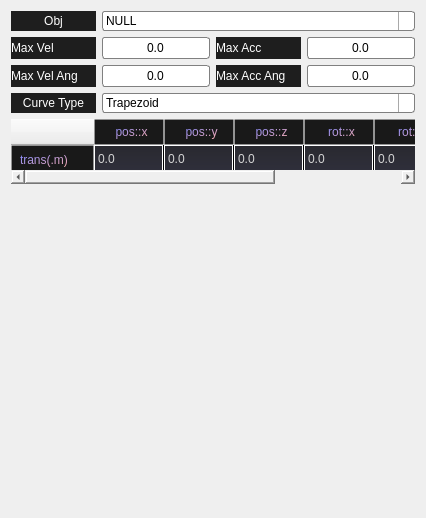
     <widget class="QWidget" name="line_page">
      <layout class="QVBoxLayout" name="verticalLayout_3">
       <item>
        <layout class="QHBoxLayout" name="line_obj_layout">
         <item>
          <widget class="QLabel" name="line_obj_text">
           <property name="sizePolicy">
            <sizepolicy hsizetype="Fixed" vsizetype="Preferred">
             <horstretch>0</horstretch>
             <verstretch>0</verstretch>
            </sizepolicy>
           </property>
           <property name="minimumSize">
            <size>
             <width>85</width>
             <height>0</height>
            </size>
           </property>
           <property name="maximumSize">
            <size>
             <width>75</width>
             <height>16777215</height>
            </size>
           </property>
           <property name="styleSheet">
            <string notr="true">QLabel{
	color:white;
	font: 12pt &quot;Sitka&quot;;
	background-color: rgb(30, 30, 30);
	border: none;
    border-radius: 0px;
}
</string>
           </property>
           <property name="text">
            <string>Obj</string>
           </property>
           <property name="textFormat">
            <enum>Qt::AutoText</enum>
           </property>
           <property name="scaledContents">
            <bool>false</bool>
           </property>
           <property name="alignment">
            <set>Qt::AlignCenter</set>
           </property>
           <property name="wordWrap">
            <bool>true</bool>
           </property>
           <property name="margin">
            <number>0</number>
           </property>
           <property name="indent">
            <number>-1</number>
           </property>
          </widget>
         </item>
         <item>
          <widget class="QComboBox" name="line_obj_combo">
           <property name="sizePolicy">
            <sizepolicy hsizetype="Expanding" vsizetype="Fixed">
             <horstretch>0</horstretch>
             <verstretch>0</verstretch>
            </sizepolicy>
           </property>
           <property name="minimumSize">
            <size>
             <width>113</width>
             <height>0</height>
            </size>
           </property>
           <property name="styleSheet">
            <string notr="true">
QComboBox {
	font: 9pt &quot;Microsoft YaHei UI&quot;;
	color: black;
    border: 1px solid gray;
    border-radius: 3px;
    padding: 1px 18px 1px 3px;
    min-width: 6em;
}

QComboBox:editable {
    background: white;
	
}

QComboBox:!editable, QComboBox::drop-down:editable {  
     background: qlineargradient(x1: 0, y1: 0, x2: 0, y2: 1,
                                 stop: 0 #E1E1E1, stop: 0.4 #DDDDDD,
                                 stop: 0.5 #D8D8D8, stop: 1.0 #D3D3D3);
}

/* QComboBox gets the &quot;on&quot; state when the popup is open */
QComboBox:!editable:on, QComboBox::drop-down:editable:on {
    background: qlineargradient(x1: 0, y1: 0, x2: 0, y2: 1,
                                stop: 0 #D3D3D3, stop: 0.4 #D8D8D8,
                                stop: 0.5 #DDDDDD, stop: 1.0 #E1E1E1);
}

QComboBox:on { /* shift the text when the popup opens */
    padding-top: 3px;
    padding-left: 4px;
}

QComboBox::drop-down {
    subcontrol-origin: padding;
    subcontrol-position: top right;
    width: 15px;

    border-left-width: 1px;
    border-left-color: darkgray;
    border-left-style: solid;			 /* just a single line */
    border-top-right-radius:3px;	 /* same radius as the QComboBox */
    border-bottom-right-radius: 3px;
}

QComboBox::down-arrow {
   image:url(:/16x16/downarrow16x16.png)
}

QComboBox::down-arrow:on { /* shift the arrow when popup is open */
    top: 1px;
    left: 1px;
}

QComboBox QAbstractItemView {
	 border-radius: 3px;
	 background: qlineargradient(x1: 0, y1: 0, x2: 0, y2: 1,
                                 stop: 0 #E1E1E1, stop: 0.4 #DDDDDD,
                                 stop: 0.5 #D8D8D8, stop: 1.0 #D3D3D3);
    border: 1px solid darkgray;
    selection-background-color: lightgray;
}</string>
           </property>
           <item>
            <property name="text">
             <string>NULL</string>
            </property>
           </item>
           <item>
            <property name="text">
             <string>Left</string>
            </property>
           </item>
           <item>
            <property name="text">
             <string>Right</string>
            </property>
           </item>
          </widget>
         </item>
        </layout>
       </item>
       <item>
        <layout class="QHBoxLayout" name="line_val_config_layout">
         <item>
          <layout class="QHBoxLayout" name="line_vel_layout">
           <item>
            <widget class="QLabel" name="line_vel_text">
             <property name="minimumSize">
              <size>
               <width>85</width>
               <height>0</height>
              </size>
             </property>
             <property name="sizeIncrement">
              <size>
               <width>75</width>
               <height>0</height>
              </size>
             </property>
             <property name="styleSheet">
              <string notr="true">QLabel{
	color:white;
	font: 12pt &quot;Sitka&quot;;
	background-color: rgb(30, 30, 30);
	border: none;
    border-radius: 0px;
}
</string>
             </property>
             <property name="text">
              <string>Max Vel</string>
             </property>
            </widget>
           </item>
           <item>
            <widget class="QLineEdit" name="line_vel_val">
             <property name="minimumSize">
              <size>
               <width>0</width>
               <height>22</height>
              </size>
             </property>
             <property name="styleSheet">
              <string notr="true">QLineEdit{
font:  9pt &quot;Cascadia Code&quot;;
color: black;
background: qlineargradient(x1: 0, y1: 0, x2: 0, y2: 1,
                                 stop: 0 #E1E1E1, stop: 0.4 #DDDDDD,
                                 stop: 0.5 #D8D8D8, stop: 1.0 #D3D3D3);
border: 1px solid gray;
border-radius: 3px;
}</string>
             </property>
             <property name="text">
              <string>0.0</string>
             </property>
             <property name="alignment">
              <set>Qt::AlignCenter</set>
             </property>
            </widget>
           </item>
          </layout>
         </item>
         <item>
          <layout class="QHBoxLayout" name="line_acc_layout">
           <item>
            <widget class="QLabel" name="line_acc_text">
             <property name="minimumSize">
              <size>
               <width>85</width>
               <height>0</height>
              </size>
             </property>
             <property name="sizeIncrement">
              <size>
               <width>75</width>
               <height>0</height>
              </size>
             </property>
             <property name="styleSheet">
              <string notr="true">QLabel{
	color:white;
	font: 12pt &quot;Sitka&quot;;
	background-color: rgb(30, 30, 30);
	border: none;
    border-radius: 0px;
}
</string>
             </property>
             <property name="text">
              <string>Max Acc</string>
             </property>
            </widget>
           </item>
           <item>
            <widget class="QLineEdit" name="line_acc_val">
             <property name="minimumSize">
              <size>
               <width>0</width>
               <height>22</height>
              </size>
             </property>
             <property name="styleSheet">
              <string notr="true">QLineEdit{
font:  9pt &quot;Cascadia Code&quot;;
color: black;
background: qlineargradient(x1: 0, y1: 0, x2: 0, y2: 1,
                                 stop: 0 #E1E1E1, stop: 0.4 #DDDDDD,
                                 stop: 0.5 #D8D8D8, stop: 1.0 #D3D3D3);
border: 1px solid gray;
border-radius: 3px;
}</string>
             </property>
             <property name="text">
              <string>0.0</string>
             </property>
             <property name="alignment">
              <set>Qt::AlignCenter</set>
             </property>
            </widget>
           </item>
          </layout>
         </item>
        </layout>
       </item>
       <item>
        <layout class="QHBoxLayout" name="line_ang_config_layout">
         <item>
          <layout class="QHBoxLayout" name="line_ang_vel">
           <item>
            <widget class="QLabel" name="line_ang_vel_text">
             <property name="minimumSize">
              <size>
               <width>85</width>
               <height>0</height>
              </size>
             </property>
             <property name="sizeIncrement">
              <size>
               <width>75</width>
               <height>0</height>
              </size>
             </property>
             <property name="styleSheet">
              <string notr="true">QLabel{
	color:white;
	font: 12pt &quot;Sitka&quot;;
	background-color: rgb(30, 30, 30);
	border: none;
    border-radius: 0px;
}
</string>
             </property>
             <property name="text">
              <string>Max Vel Ang</string>
             </property>
            </widget>
           </item>
           <item>
            <widget class="QLineEdit" name="line_ang_vel_val">
             <property name="minimumSize">
              <size>
               <width>0</width>
               <height>22</height>
              </size>
             </property>
             <property name="styleSheet">
              <string notr="true">QLineEdit{
font:  9pt &quot;Cascadia Code&quot;;
color: black;
background: qlineargradient(x1: 0, y1: 0, x2: 0, y2: 1,
                                 stop: 0 #E1E1E1, stop: 0.4 #DDDDDD,
                                 stop: 0.5 #D8D8D8, stop: 1.0 #D3D3D3);
border: 1px solid gray;
border-radius: 3px;
}</string>
             </property>
             <property name="text">
              <string>0.0</string>
             </property>
             <property name="alignment">
              <set>Qt::AlignCenter</set>
             </property>
            </widget>
           </item>
          </layout>
         </item>
         <item>
          <layout class="QHBoxLayout" name="line_ang_acc">
           <item>
            <widget class="QLabel" name="line_ang_acc_text">
             <property name="minimumSize">
              <size>
               <width>85</width>
               <height>0</height>
              </size>
             </property>
             <property name="sizeIncrement">
              <size>
               <width>75</width>
               <height>0</height>
              </size>
             </property>
             <property name="styleSheet">
              <string notr="true">QLabel{
	color:white;
	font: 12pt &quot;Sitka&quot;;
	background-color: rgb(30, 30, 30);
	border: none;
    border-radius: 0px;
}
</string>
             </property>
             <property name="text">
              <string>Max Acc Ang</string>
             </property>
            </widget>
           </item>
           <item>
            <widget class="QLineEdit" name="line_ang_acc_val">
             <property name="minimumSize">
              <size>
               <width>0</width>
               <height>22</height>
              </size>
             </property>
             <property name="styleSheet">
              <string notr="true">QLineEdit{
font:  9pt &quot;Cascadia Code&quot;;
color: black;
background: qlineargradient(x1: 0, y1: 0, x2: 0, y2: 1,
                                 stop: 0 #E1E1E1, stop: 0.4 #DDDDDD,
                                 stop: 0.5 #D8D8D8, stop: 1.0 #D3D3D3);
border: 1px solid gray;
border-radius: 3px;
}</string>
             </property>
             <property name="text">
              <string>0.0</string>
             </property>
             <property name="alignment">
              <set>Qt::AlignCenter</set>
             </property>
            </widget>
           </item>
          </layout>
         </item>
        </layout>
       </item>
       <item>
        <layout class="QHBoxLayout" name="line_curve_layout">
         <item>
          <widget class="QLabel" name="line_curve_text">
           <property name="sizePolicy">
            <sizepolicy hsizetype="Fixed" vsizetype="Preferred">
             <horstretch>0</horstretch>
             <verstretch>0</verstretch>
            </sizepolicy>
           </property>
           <property name="minimumSize">
            <size>
             <width>85</width>
             <height>0</height>
            </size>
           </property>
           <property name="maximumSize">
            <size>
             <width>75</width>
             <height>16777215</height>
            </size>
           </property>
           <property name="styleSheet">
            <string notr="true">QLabel{
	color:white;
	font: 12pt &quot;Sitka&quot;;
	background-color: rgb(30, 30, 30);
	border: none;
    border-radius: 0px;
}
</string>
           </property>
           <property name="text">
            <string>Curve Type</string>
           </property>
           <property name="textFormat">
            <enum>Qt::AutoText</enum>
           </property>
           <property name="scaledContents">
            <bool>false</bool>
           </property>
           <property name="alignment">
            <set>Qt::AlignCenter</set>
           </property>
           <property name="wordWrap">
            <bool>true</bool>
           </property>
           <property name="margin">
            <number>0</number>
           </property>
           <property name="indent">
            <number>-1</number>
           </property>
          </widget>
         </item>
         <item>
          <widget class="QComboBox" name="line_curve_combo">
           <property name="sizePolicy">
            <sizepolicy hsizetype="Expanding" vsizetype="Fixed">
             <horstretch>0</horstretch>
             <verstretch>0</verstretch>
            </sizepolicy>
           </property>
           <property name="minimumSize">
            <size>
             <width>113</width>
             <height>0</height>
            </size>
           </property>
           <property name="styleSheet">
            <string notr="true">
QComboBox {
	font: 9pt &quot;Microsoft YaHei UI&quot;;
	color: black;
    border: 1px solid gray;
    border-radius: 3px;
    padding: 1px 18px 1px 3px;
    min-width: 6em;
}

QComboBox:editable {
    background: white;
}

QComboBox:!editable, QComboBox::drop-down:editable {
     
	 
     background: qlineargradient(x1: 0, y1: 0, x2: 0, y2: 1,
                                 stop: 0 #E1E1E1, stop: 0.4 #DDDDDD,
                                 stop: 0.5 #D8D8D8, stop: 1.0 #D3D3D3);
}

/* QComboBox gets the &quot;on&quot; state when the popup is open */
QComboBox:!editable:on, QComboBox::drop-down:editable:on {
    background: qlineargradient(x1: 0, y1: 0, x2: 0, y2: 1,
                                stop: 0 #D3D3D3, stop: 0.4 #D8D8D8,
                                stop: 0.5 #DDDDDD, stop: 1.0 #E1E1E1);
}

QComboBox:on { /* shift the text when the popup opens */
    padding-top: 3px;
    padding-left: 4px;
}

QComboBox::drop-down {
    subcontrol-origin: padding;
    subcontrol-position: top right;
    width: 15px;

    border-left-width: 1px;
    border-left-color: darkgray;
    border-left-style: solid; /* just a single line */
    border-top-right-radius: 3px; /* same radius as the QComboBox */
    border-bottom-right-radius: 3px;
}

QComboBox::down-arrow {
   image:url(:/16x16/downarrow16x16.png)
}

QComboBox::down-arrow:on { /* shift the arrow when popup is open */
    top: 1px;
    left: 1px;
}

QComboBox QAbstractItemView {
	 border-radius: 3px;
	 background: qlineargradient(x1: 0, y1: 0, x2: 0, y2: 1,
                                 stop: 0 #E1E1E1, stop: 0.4 #DDDDDD,
                                 stop: 0.5 #D8D8D8, stop: 1.0 #D3D3D3);
    border: 2px solid darkgray;
    selection-background-color: lightgray;
}</string>
           </property>
           <item>
            <property name="text">
             <string>Trapezoid</string>
            </property>
           </item>
           <item>
            <property name="text">
             <string>Simple</string>
            </property>
           </item>
           <item>
            <property name="text">
             <string>Quadratic</string>
            </property>
           </item>
           <item>
            <property name="text">
             <string>Cubic</string>
            </property>
           </item>
           <item>
            <property name="text">
             <string>Quintic</string>
            </property>
           </item>
          </widget>
         </item>
        </layout>
       </item>
       <item>
        <widget class="QTableWidget" name="line_cspace_table">
         <property name="maximumSize">
          <size>
           <width>16777215</width>
           <height>65</height>
          </size>
         </property>
         <property name="styleSheet">
          <string notr="true">QWidget{
	border-radius: 3px;
}
QHeaderView::section{
	font: 12pt &quot;Sitka&quot;;
	color: qlineargradient(spread:pad, x1:0, y1:0, x2:1, y2:1, stop:0 rgba(125, 135, 255, 255), stop:1 rgba(255, 175, 175, 255));
	background-color: rgb(25, 25, 25);
	border: 1px ridge  rgba(155, 155, 155, 150);
	border-radius:0px;
	min-width:70px;
	padding: 3px 3px 3px 8px;
}
QTableView{	
	color: white;
	background-color: qlineargradient(spread:pad, x1:0, y1:0, x2:0, y2:1, stop:0 rgba(35, 35, 35, 255), stop:1 rgba(50, 50, 65, 255));
	
}

QTableView::item{
	font: 9pt &quot;微软雅黑&quot;;
	color: lightgrey;
	border:1px solid white;
	text-align:center center;
}

QTableView::item::hover{
	font: 9pt &quot;微软雅黑&quot;;
	background: qlineargradient(x1: 0, y1: 0, x2: 1, y2: 0, stop:1 #333377, stop: 0 #995599);
	text-align:right;
}

QTableView::item::selected {
	
	background: qlineargradient(x1: 0, y1: 0, x2: 1, y2: 0, stop:0 #559977, stop: 1 #224455);
	color: rgb(255, 230, 20);
}

QTreeView::item:selected:active{
	font: bold 12pt &quot;微软雅黑&quot;;
    background: qlineargradient(x1: 0, y1: 0, x2: 0, y2: 1, stop: 0 #6ea1f1, stop: 1 #567dbc);
}
</string>
         </property>
         <attribute name="horizontalHeaderMinimumSectionSize">
          <number>50</number>
         </attribute>
         <attribute name="horizontalHeaderDefaultSectionSize">
          <number>70</number>
         </attribute>
         <attribute name="verticalHeaderMinimumSectionSize">
          <number>30</number>
         </attribute>
         <row>
          <property name="text">
           <string>trans(.m)</string>
          </property>
         </row>
         <column>
          <property name="text">
           <string>pos::x</string>
          </property>
         </column>
         <column>
          <property name="text">
           <string>pos::y</string>
          </property>
         </column>
         <column>
          <property name="text">
           <string>pos::z</string>
          </property>
         </column>
         <column>
          <property name="text">
           <string>rot::x</string>
          </property>
         </column>
         <column>
          <property name="text">
           <string>rot::y</string>
          </property>
         </column>
         <column>
          <property name="text">
           <string>rot::z</string>
          </property>
         </column>
         <item row="0" column="0">
          <property name="text">
           <string>0.0</string>
          </property>
         </item>
         <item row="0" column="1">
          <property name="text">
           <string>0.0</string>
          </property>
         </item>
         <item row="0" column="2">
          <property name="text">
           <string>0.0</string>
          </property>
         </item>
         <item row="0" column="3">
          <property name="text">
           <string>0.0</string>
          </property>
         </item>
         <item row="0" column="4">
          <property name="text">
           <string>0.0</string>
          </property>
         </item>
         <item row="0" column="5">
          <property name="text">
           <string>0.0</string>
          </property>
         </item>
        </widget>
       </item>
       <item>
        <spacer name="verticalSpacer_3">
         <property name="orientation">
          <enum>Qt::Vertical</enum>
         </property>
         <property name="sizeHint" stdset="0">
          <size>
           <width>20</width>
           <height>323</height>
          </size>
         </property>
        </spacer>
       </item>
      </layout>
     </widget>
